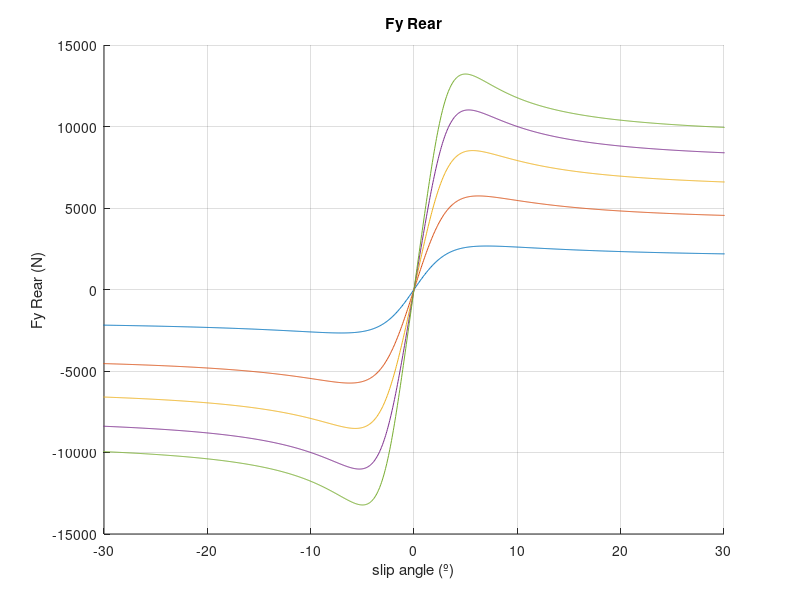

The MATLAB source for this figure:
clear
clc
r_F = 22*0.0254/2 + 0.4*0.285;
r_R = 22*0.0254/2 + 0.35*0.325;
step = 0.001;
%% Weight distribution
m_front_total_ratio = 0.532;
FzT = 2500*9.81;

FzF = FzT*m_front_total_ratio; %% Vertical load at the front, N
FzR = FzT - FzF; %% Vertical load at the rear, N

FzF = FzF/2;
FzR = FzR/2;


% FzF = [2000:2000:12000]';
% FzR = [2000:2000:12000]';

FzF = [2000:2500:12000]';
FzR = [2000:2500:12000]';


%% Pacejka magic formula. Front

mu_peak_f = 1.37 - FzF*0.026/1000;
mu_90_deg_f = 0.723*mu_peak_f;

Bf = 13; %% stiffness factor. Gives maximum mu for alpha = 6º for the static front tyre load.
Cf = 1.515; % Makes mu_max/mu_90_deg=0.723 for static front tyre load
Df = mu_peak_f; %% peak value. If Df<Dr understeer
Ef = FzF*(-2-0.2)/12000 +0.2; %% Sporty tire. Curvature factor. Linear variation from Fz = 0KN to 12KN
% Ef = FzF*(0.5+2)/12000 - 2; %% Before.Curvature factor. Linear variation from Fz = 0KN to 12KN
% alpha_f = 0:0.001:0.2;
alpha_f = -1.571:step:1.571;
alpha_f_deg = alpha_f*180/pi;
mu_y_f = Df.*sin(Cf.*atan(Bf*alpha_f - Ef*(Bf*alpha_f - atan(Bf*alpha_f))));

n_f = (Cf.*Df.*cos(Cf.*atan(Bf.*alpha_f + Ef.*(atan(Bf.*alpha_f) - Bf.*alpha_f))).*(Bf - Ef.*(Bf - Bf./(Bf.^2.*alpha_f.^2 + 1))))./((Bf.*alpha_f + Ef.*(atan(Bf.*alpha_f) - Bf.*alpha_f)).^2 + 1);
C_f = n_f.*FzF;

percentage_f = mu_y_f(:,length(alpha_f))./mu_90_deg_f % mu(90º)/mu(90º)desired

%% Plots. Front

% figure(1)
% clf
% subplot(3,1,1)
% hold
% for i = 1:length(FzF)
%     plot(alpha_f, mu_y_f(i,:))
%     
% end
% title('mu_y Front')
% xlabel('slip angle (rad)')
% ylabel('mu_y Front')
% grid on
% 
% 
% 
% 
% subplot(3,1,2)
% hold
% for i = 1:length(FzF)
%     plot(alpha_f, n_f(i,:))
%     
% end
% title('nf')
% xlabel('slip angle (rad)')
% ylabel('nf (1/rad)')
% grid on
% 
% subplot(3,1,3)
% hold
% for i = 1:length(FzF)
%     plot(alpha_f, C_f(i,:))
%     
% end
% title('Cf')
% xlabel('slip angle (rad)')
% ylabel('Cf (N/rad)')
% grid on

% figure(1)
% clf
% hold
% for i = 1:length(FzF)
%     plot(alpha_f_deg, mu_y_f(i,:))
%     
% end
% title('mu_y Front')
% xlabel('slip angle (º)')
% ylabel('mu_y Front')
% xlim([0 60])
% grid on

% figure(3)
% clf
% hold
% for i = 1:length(FzF)
%     plot(alpha_f_deg, mu_y_f(i,:)*FzF(i))
%     
% end
% title('Fy Front')
% xlabel('slip angle (º)')
% ylabel('Fy Front (N)')
% xlim([-30 30])
% ylim([-15000 15000])
% grid on




%% Pacejka magic formula. Rear



mu_peak_r = 1.38 - FzR*0.0232/1000;
mu_90_deg_r = 0.723*mu_peak_r;

Br = 13; %% stiffness factor. Gives maximum mu for alpha = 6º for the static front tyre load.
Cr = 1.51253; % Makes mu_max/mu_90_deg=0.723 for static front tyre load
Dr = mu_peak_r; %% peak value. If Df<Dr understeer
Er = FzR*(-2-0.2)/12000 +0.2; %% Sporty tire
% Er = FzR*(0.5+2)/12000 - 2; %% Curvature factor. Linear variation from Fz = 0KN to 12KN
% alpha_r = 0:0.001:0.2;
alpha_r = -1.571:step:1.571;
alpha_r_deg = alpha_r*180/pi;
mu_y_r = Dr.*sin(Cr.*atan(Br*alpha_r - Er*(Br*alpha_r - atan(Br*alpha_r))));
n_r = (Cr.*Dr.*cos(Cr.*atan(Br.*alpha_r + Er.*(atan(Br.*alpha_r) - Br.*alpha_r))).*(Br - Er.*(Br - Br./(Br.^2.*alpha_r.^2 + 1))))./((Br.*alpha_r + Er.*(atan(Br.*alpha_r) - Br.*alpha_r)).^2 + 1);
C_r = n_r.*FzR;

percentage_r = mu_y_r(:,length(alpha_r))./mu_90_deg_r % mu(90º)/mu(90º)desired

%% Plots. Rear

% figure(2)
% clf
% subplot(3,1,1)
% hold
% for i = 1:length(FzR)
%     plot(alpha_r, mu_y_r(i,:))
%     
% end
% title('mu_y Rear')
% xlabel('slip angle (rad)')
% ylabel('mu_y Rear')
% grid on
% 
% 
% 
% 
% subplot(3,1,2)
% hold
% for i = 1:length(FzR)
%     plot(alpha_r, n_r(i,:))
%     
% end
% title('nr')
% xlabel('slip angle (rad)')
% ylabel('nr (1/rad)')
% grid on
% 
% subplot(3,1,3)
% hold
% for i = 1:length(FzR)
%     plot(alpha_r, C_r(i,:))
%     
% end
% title('Cr')
% xlabel('slip angle (rad)')
% ylabel('Cr (N/rad)')
% grid on

% 
% figure(2)
% clf
% hold
% for i = 1:length(FzR)
%     plot(alpha_r_deg, mu_y_r(i,:))
%     
% end
% title('mu_y Rear')
% xlabel('slip angle (º)')
% ylabel('mu_y Rear')
% xlim([0 60])
% grid on

figure(4)
clf
hold
for i = 1:length(FzR)
    plot(alpha_r_deg, mu_y_r(i,:)*FzR(i))
    
end
title('Fy Rear')
xlabel('slip angle (º)')
ylabel('Fy Rear (N)')
xlim([-30 30])
ylim([-15000 15000])
grid on

%% Approximate values of Cf and Cr (for the linear bicycle model)

% Cf_lin = C_f(0.03/0.001 + 1);
% Cr_lin = C_r(0.03/0.001 + 1); %% Stiffnesses at 0.03 rad (1.7º) slip angle

Cf_lin = 1.205984111859764e+05;
Cr_lin = 1.117631261866039e+05;

